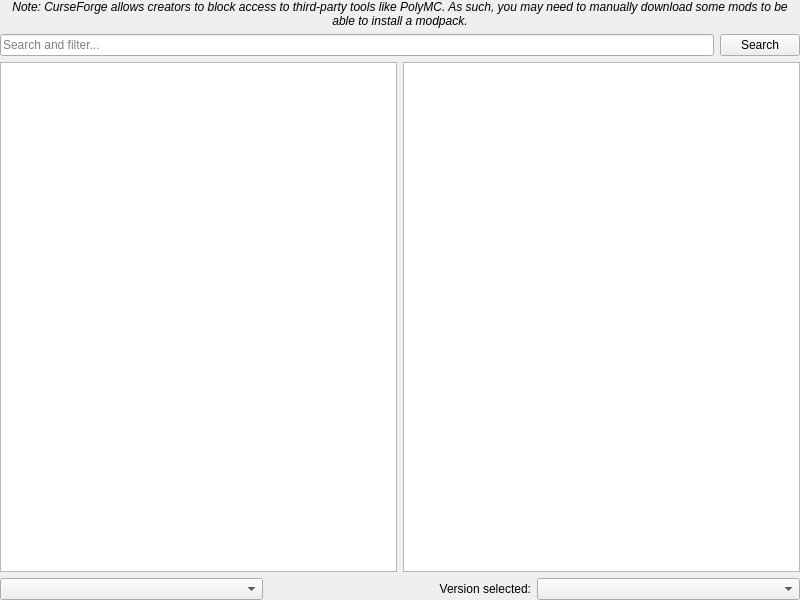
<?xml version="1.0" encoding="UTF-8"?>
<ui version="4.0">
 <class>FlamePage</class>
 <widget class="QWidget" name="FlamePage">
  <property name="geometry">
   <rect>
    <x>0</x>
    <y>0</y>
    <width>800</width>
    <height>600</height>
   </rect>
  </property>
  <layout class="QGridLayout" name="gridLayout">
   <property name="leftMargin">
    <number>0</number>
   </property>
   <property name="topMargin">
    <number>0</number>
   </property>
   <property name="rightMargin">
    <number>0</number>
   </property>
   <property name="bottomMargin">
    <number>0</number>
   </property>
   <item row="0" column="0">
    <widget class="QLabel" name="label_2">
     <property name="font">
      <font>
       <italic>true</italic>
      </font>
     </property>
     <property name="text">
      <string>Note: CurseForge allows creators to block access to third-party tools like PolyMC. As such, you may need to manually download some mods to be able to install a modpack.</string>
     </property>
     <property name="alignment">
      <set>Qt::AlignCenter</set>
     </property>
     <property name="wordWrap">
      <bool>true</bool>
     </property>
    </widget>
   </item>
   <item row="1" column="0">
    <layout class="QHBoxLayout">
     <item>
      <widget class="QLineEdit" name="searchEdit">
       <property name="placeholderText">
        <string>Search and filter...</string>
       </property>
      </widget>
     </item>
     <item>
      <widget class="QPushButton" name="searchButton">
       <property name="text">
        <string>Search</string>
       </property>
      </widget>
     </item>
    </layout>
   </item>
   <item row="2" column="0">
    <layout class="QHBoxLayout">
     <item>
      <widget class="QListView" name="packView">
       <property name="horizontalScrollBarPolicy">
        <enum>Qt::ScrollBarAlwaysOff</enum>
       </property>
       <property name="alternatingRowColors">
        <bool>true</bool>
       </property>
       <property name="iconSize">
        <size>
         <width>48</width>
         <height>48</height>
        </size>
       </property>
      </widget>
     </item>
     <item>
      <widget class="QTextBrowser" name="packDescription">
       <property name="openExternalLinks">
        <bool>true</bool>
       </property>
       <property name="openLinks">
        <bool>true</bool>
       </property>
      </widget>
     </item>
    </layout>
   </item>
   <item row="3" column="0">
    <layout class="QHBoxLayout">
     <item>
      <widget class="QComboBox" name="sortByBox"/>
     </item>
     <item>
      <widget class="QLabel" name="label">
       <property name="text">
        <string>Version selected:</string>
       </property>
       <property name="alignment">
        <set>Qt::AlignRight|Qt::AlignTrailing|Qt::AlignVCenter</set>
       </property>
      </widget>
     </item>
     <item>
      <widget class="QComboBox" name="versionSelectionBox"/>
     </item>
    </layout>
   </item>
  </layout>
 </widget>
 <tabstops>
  <tabstop>packView</tabstop>
  <tabstop>packDescription</tabstop>
  <tabstop>sortByBox</tabstop>
  <tabstop>versionSelectionBox</tabstop>
 </tabstops>
 <resources/>
 <connections/>
</ui>
